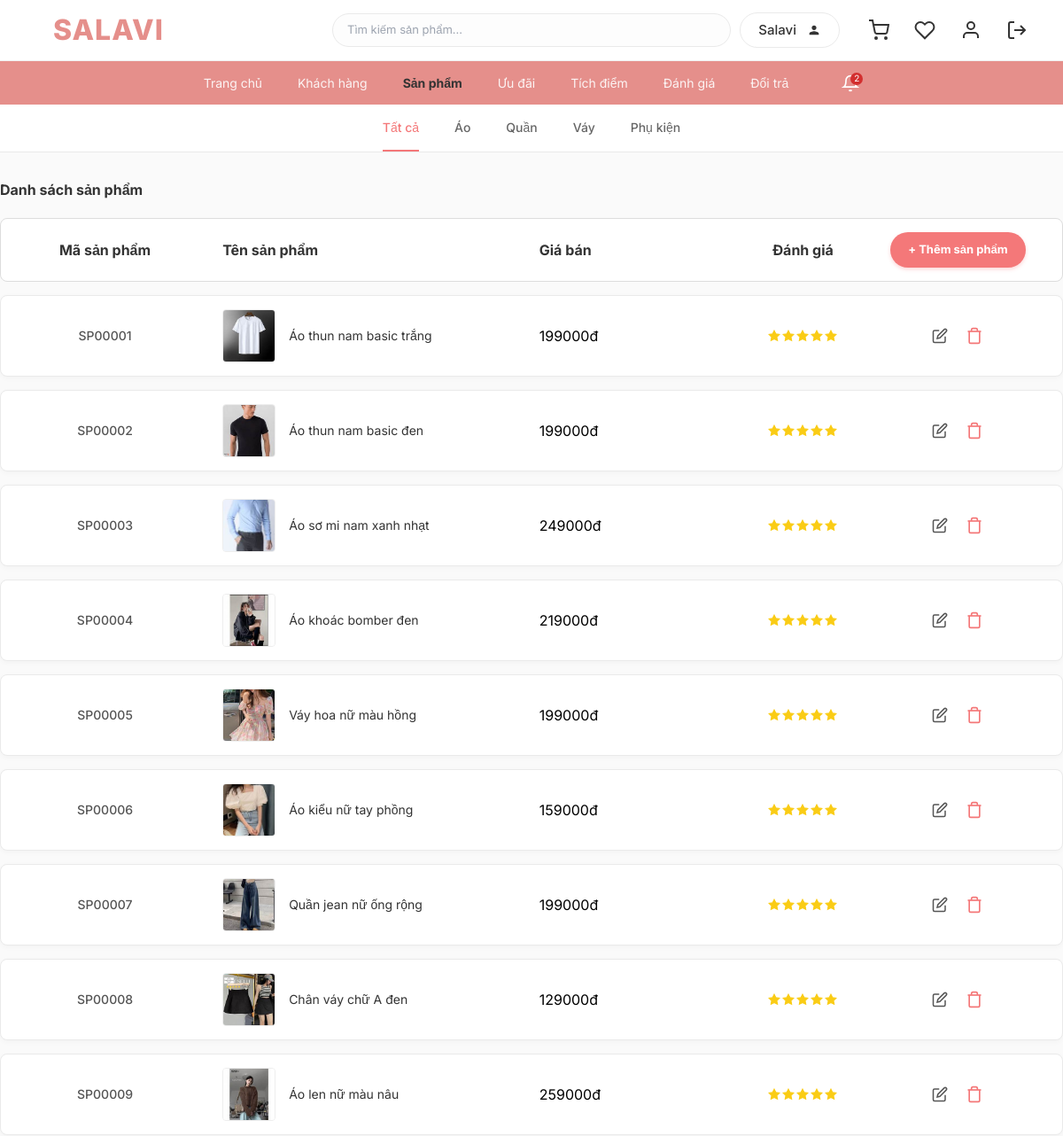
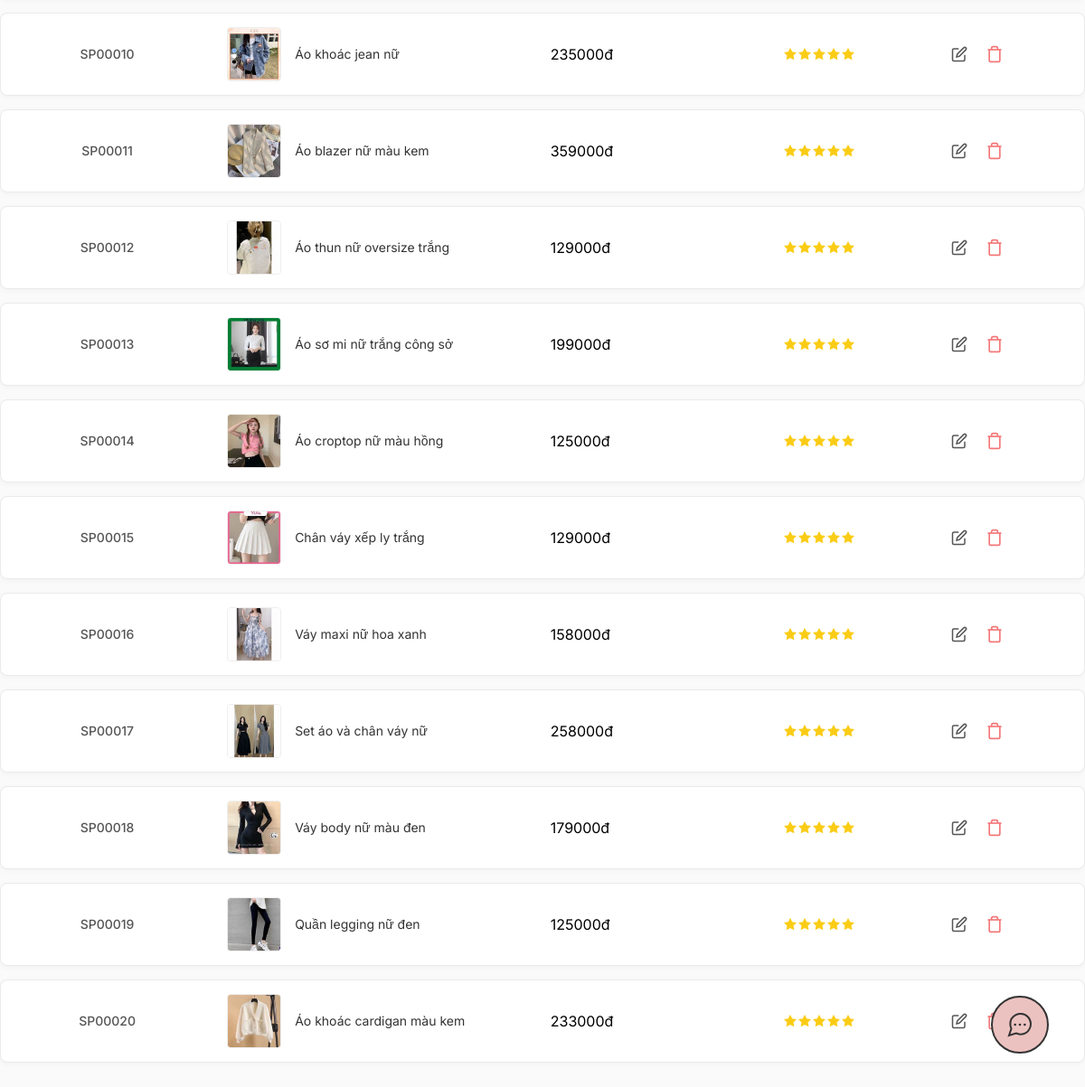
Screenshot of /products/ with the database file from the repository (2 pictures, top to bottom).
### products/models.py (models this page shows, shortened)
class SanPham(models.Model):
    MaSP = models.CharField(max_length=10, primary_key=True)
    TenSP = models.CharField(max_length=100)
    MoTa = models.CharField(max_length=200, null=True, blank=True)
    Gia = models.DecimalField(max_digits=18, decimal_places=2)
    HinhAnh = models.ImageField(upload_to='sanpham/')

### products/views.py (the view)
# urls.py: path('', views.product_list, name='product_list'),
def product_list(request):
    products = SanPham.objects.all()
    return render(request, 'products/product_list.html', {'products': products})

### products/templates/products/product_list.html (shortened to what this page needs)
{% extends 'base.html' %}
{% load static %}
{% block content %}
<div class="sub-nav-container">
    <div class="sub-nav">
        <a href="#" class="active">Tất cả</a>
        <a href="#">Áo</a>
        <a href="#">Quần</a>
        <a href="#">Váy</a>
        <a href="#">Phụ kiện</a>
    </div>
</div>
<div class="product-layout">
    <div class="product-list-title">Danh sách sản phẩm</div>
    <div class="product-list-header">
        <div>Mã sản phẩm</div>
        <div class="header-name">Tên sản phẩm</div>
        <div class="header-price">Giá bán</div>
        <div class="header-rating">Đánh giá</div>
        <a href="{% url 'products:add_product' %}" class="add-product-btn"
            style="text-decoration: none; text-align: center;">+ Thêm sản phẩm</a>
    </div>
    <div class="product-cards-container">
        {% for product in products %}
        <div class="product-card">
            <div class="product-code">{{ product.MaSP }}</div>
            <a href="{% url 'products:product_detail' product.MaSP %}" class="card-name-col">
                {% if product.HinhAnh %}
                <img src="{{ product.HinhAnh.url }}" alt="{{ product.TenSP }}" class="product-image">
                {% else %}
                <img src="https://images.unsplash.com/photo-1521572163474-6864f9cf17ab?auto=format&fit=crop&w=60&h=60"
                    alt="{{ product.TenSP }}" class="product-image">
                {% endif %}
                <div class="product-name" style="transition: color 0.2s;">{{ product.TenSP }}</div>
            </a>
            <div class="product-price">{{ product.Gia|floatformat:0 }}đ</div>
            <div class="product-rating">
                <svg width="14" height="14" viewBox="0 0 24 24" fill="#facc15" stroke="#facc15" stroke-width="2">
                    <polygon
                        points="12 2 15.09 8.26 22 9.27 17 14.14 18.18 21.02 12 17.77 5.82 21.02 7 14.14 2 9.27 8.91 8.26 12 2">
                    </polygon>
                </svg>
                <svg width="14" height="14" viewBox="0 0 24 24" fill="#facc15" stroke="#facc15" stroke-width="2">
                    <polygon
                        points="12 2 15.09 8.26 22 9.27 17 14.14 18.18 21.02 12 17.77 5.82 21.02 7 14.14 2 9.27 8.91 8.26 12 2">
                    </polygon>
                </svg>
                <svg width="14" height="14" viewBox="0 0 24 24" fill="#facc15" stroke="#facc15" stroke-width="2">
                    <polygon
                        points="12 2 15.09 8.26 22 9.27 17 14.14 18.18 21.02 12 17.77 5.82 21.02 7 14.14 2 9.27 8.91 8.26 12 2">
                    </polygon>
                </svg>
                <svg width="14" height="14" viewBox="0 0 24 24" fill="#facc15" stroke="#facc15" stroke-width="2">
                    <polygon
                        points="12 2 15.09 8.26 22 9.27 17 14.14 18.18 21.02 12 17.77 5.82 21.02 7 14.14 2 9.27 8.91 8.26 12 2">
                    </polygon>
                </svg>
                <svg width="14" height="14" viewBox="0 0 24 24" fill="#facc15" stroke="#facc15" stroke-width="2">
                    <polygon
                        points="12 2 15.09 8.26 22 9.27 17 14.14 18.18 21.02 12 17.77 5.82 21.02 7 14.14 2 9.27 8.91 8.26 12 2">
                    </polygon>
                </svg>
            </div>
            <div class="product-actions">
                <a class="action-icon edit" title="Chỉnh sửa" href="{% url 'products:edit_product' product.MaSP %}">
                    <svg width="18" height="18" viewBox="0 0 24 24" fill="none" stroke="currentColor" stroke-width="2">
                        <path d="M11 4H4a2 2 0 0 0-2 2v14a2 2 0 0 0 2 2h14a2 2 0 0 0 2-2v-7"></path>
                        <path d="M18.5 2.5a2.121 2.121 0 0 1 3 3L12 15l-4 1 1-4 9.5-9.5z"></path>
                    </svg>
                </a>
                <button class="action-icon delete" title="Xóa">
                    <svg width="20" height="20" viewBox="0 0 24 24" fill="none" stroke="currentColor" stroke-width="2">
                        <polyline points="3 6 5 6 21 6"></polyline>
                        <path d="M19 6v14a2 2 0 0 1-2 2H7a2 2 0 0 1-2-2V6m3 0V4a2 2 0 0 1 2-2h4a2 2 0 0 1 2 2v2"></path>
                    </svg>
                </button>
            </div>
        </div>
        {% empty %}
        <div style="text-align: center; padding: 20px; color: #666; font-style: italic;">Chưa có sản phẩm nào trong cơ
            sở dữ liệu.</div>
        {% endfor %}
    </div>
</div>
{% endblock %}

### static/css/style.css (style rules this page uses)
* { margin: 0; padding: 0; box-sizing: border-box; font-family: 'Inter', sans-serif; }
body { background: #fafafa; color: #333; }

### products/templates/products/product_list.html (style rules this page uses)
.sub-nav-container { background-color: #fff; border-bottom: 1px solid #eaeaea; display: flex; justify-content: center; padding: 0; }
.sub-nav { display: flex; gap: 40px; }
.sub-nav a { text-decoration: none; color: #666; font-size: 14px; padding: 15px 0; font-weight: 500; }
.sub-nav a.active { color: #f47879; border-bottom: 2px solid #f47879; }
.product-layout { max-width: 1200px; margin: 30px auto; font-family: Arial, sans-serif; }
.product-list-title { font-size: 16px; font-weight: bold; color: #333; margin-bottom: 20px; }
.product-list-header { display: grid; grid-template-columns: 1fr 2fr 1.5fr 1fr 1fr; align-items: center; background-color: #fff; padding: 15px 30px; border-radius: 8px; border: 1px solid #ddd; font-weight: bold; color: #333; text-align: center; margin-bottom: 15px; }
.header-name { text-align: left; width: 280px; justify-self: center; padding-left: 10px; }
.add-product-btn { justify-self: center; background-color: #f47879; color: white; padding: 10px 20px; border-radius: 20px; text-decoration: none; font-size: 13px; border: none; cursor: pointer; font-weight: bold; box-shadow: 0 2px 4px rgba(244, 120, 121, 0.3); }
.product-cards-container { background-color: transparent; }
.product-card { display: grid; grid-template-columns: 1fr 2fr 1.5fr 1fr 1fr; align-items: center; background-color: #fff; padding: 15px 30px; margin-bottom: 15px; border-radius: 8px; box-shadow: 0 2px 6px rgba(0, 0, 0, 0.03); border: 1px solid #eaeaea; text-align: center; transition: box-shadow 0.2s; }
.product-card:last-child { margin-bottom: 0; }
.product-code { color: #555; font-size: 14px; font-weight: 500; }
.card-name-col { display: flex; align-items: center; gap: 15px; justify-content: flex-start; width: 280px; justify-self: center; padding-left: 10px; text-decoration: none; color: inherit; }
.product-image { width: 60px; height: 60px; object-fit: cover; border-radius: 4px; border: 1px solid #eee; }
.product-name { color: #333; font-size: 14px; text-align: left; }
.header-price { text-align: left; padding-left: 20%; }
.product-price { font-weight: normal; color: #000; text-align: left; padding-left: 20%; }
.header-rating { text-align: center; }
.product-rating { display: flex; justify-content: center; align-items: center; gap: 2px; }
.product-rating svg { margin: 0; flex-shrink: 0; }
.product-actions { display: flex; justify-content: center; gap: 20px; align-items: center; }
.action-icon { cursor: pointer; background: none; border: none; color: #555; padding: 0; display: flex; align-items: center; justify-content: center; text-decoration: none; }
.action-icon.delete { color: #f47879; }
.action-icon.edit { color: #555; }

### rows the page displays
SanPham: MaSP "SP00001", HinhAnh (picture), TenSP "Áo thun nam basic trắng", Gia "199000"
SanPham: MaSP "SP00002", HinhAnh (picture), TenSP "Áo thun nam basic đen", Gia "199000"
SanPham: MaSP "SP00003", HinhAnh (picture), TenSP "Áo sơ mi nam xanh nhạt", Gia "249000"
SanPham: MaSP "SP00004", HinhAnh (picture), TenSP "Áo khoác bomber đen", Gia "219000"
SanPham: MaSP "SP00005", HinhAnh (picture), TenSP "Váy hoa nữ màu hồng", Gia "199000"
SanPham: MaSP "SP00006", HinhAnh (picture), TenSP "Áo kiểu nữ tay phồng", Gia "159000"
SanPham: MaSP "SP00007", HinhAnh (picture), TenSP "Quần jean nữ ống rộng", Gia "199000"
SanPham: MaSP "SP00008", HinhAnh (picture), TenSP "Chân váy chữ A đen", Gia "129000"
SanPham: MaSP "SP00009", HinhAnh (picture), TenSP "Áo len nữ màu nâu", Gia "259000"
SanPham: MaSP "SP00010", HinhAnh (picture), TenSP "Áo khoác jean nữ", Gia "235000"
SanPham: MaSP "SP00011", HinhAnh (picture), TenSP "Áo blazer nữ màu kem", Gia "359000"
SanPham: MaSP "SP00012", HinhAnh (picture), TenSP "Áo thun nữ oversize trắng", Gia "129000"
SanPham: MaSP "SP00013", HinhAnh (picture), TenSP "Áo sơ mi nữ trắng công sở", Gia "199000"
SanPham: MaSP "SP00014", HinhAnh (picture), TenSP "Áo croptop nữ màu hồng", Gia "125000"
SanPham: MaSP "SP00015", HinhAnh (picture), TenSP "Chân váy xếp ly trắng", Gia "129000"
SanPham: MaSP "SP00016", HinhAnh (picture), TenSP "Váy maxi nữ hoa xanh", Gia "158000"
SanPham: MaSP "SP00017", HinhAnh (picture), TenSP "Set áo và chân váy nữ", Gia "258000"
SanPham: MaSP "SP00018", HinhAnh (picture), TenSP "Váy body nữ màu đen", Gia "179000"
SanPham: MaSP "SP00019", HinhAnh (picture), TenSP "Quần legging nữ đen", Gia "125000"
SanPham: MaSP "SP00020", HinhAnh (picture), TenSP "Áo khoác cardigan màu kem", Gia "233000"

### other values shown
{{ nav_notifications_count }} "2"
